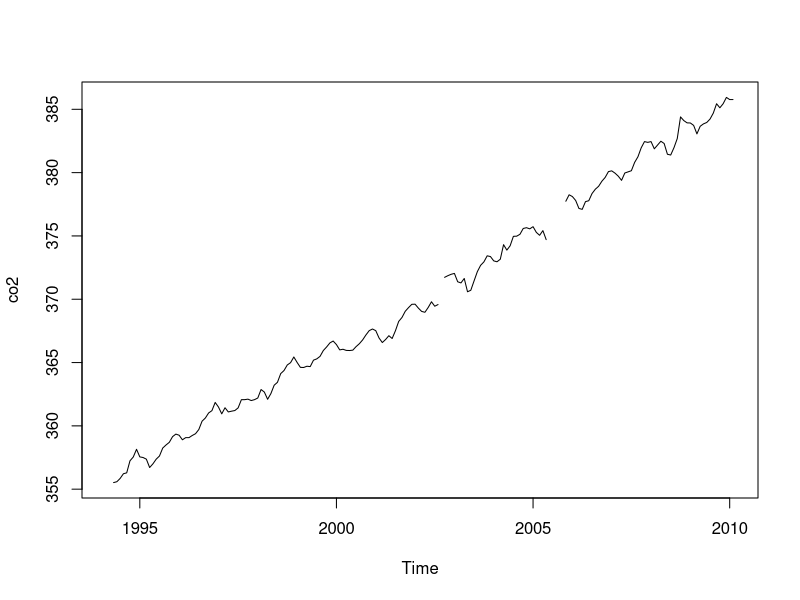
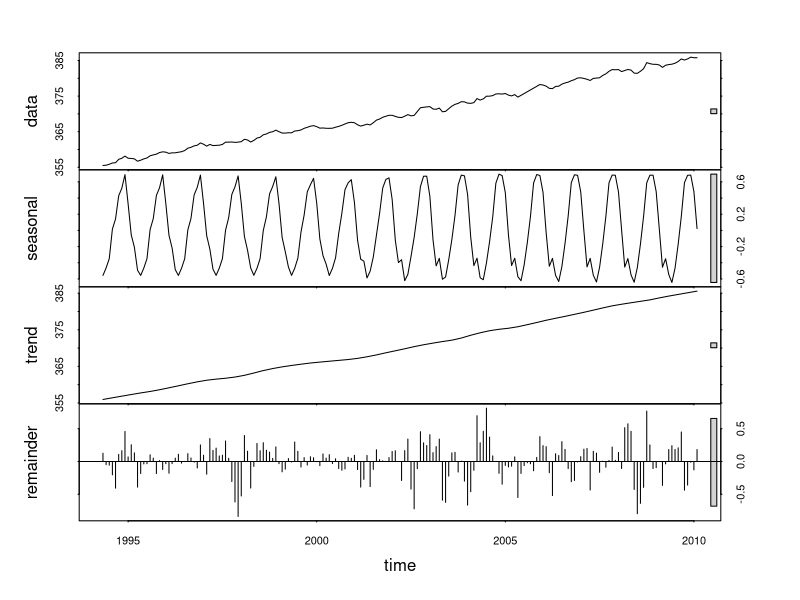

Write R code to recreate these figures, in order.
## We read the table
junbany <- read.table("JubanyCleaned.txt", header = TRUE, sep="\t")

## We make the time series
?ts
co2 <- ts(junbany[,2],frequency=12,start=c(1994,3))

## We plot the data
plot(co2)

# STL decomposition with approximation for missing values
install.packages("zoo")
library("zoo")
stl<-stl(co2, na.action = na.approx, s.window=12)
plot(stl)
